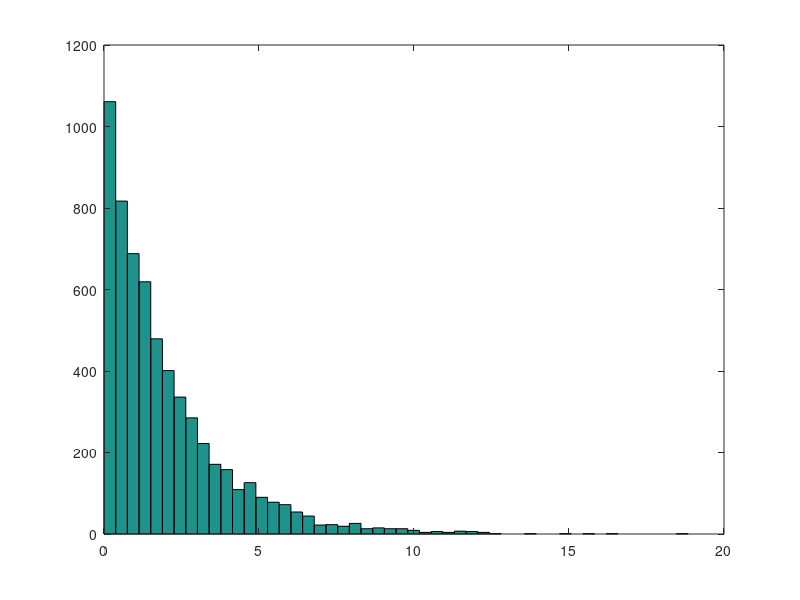
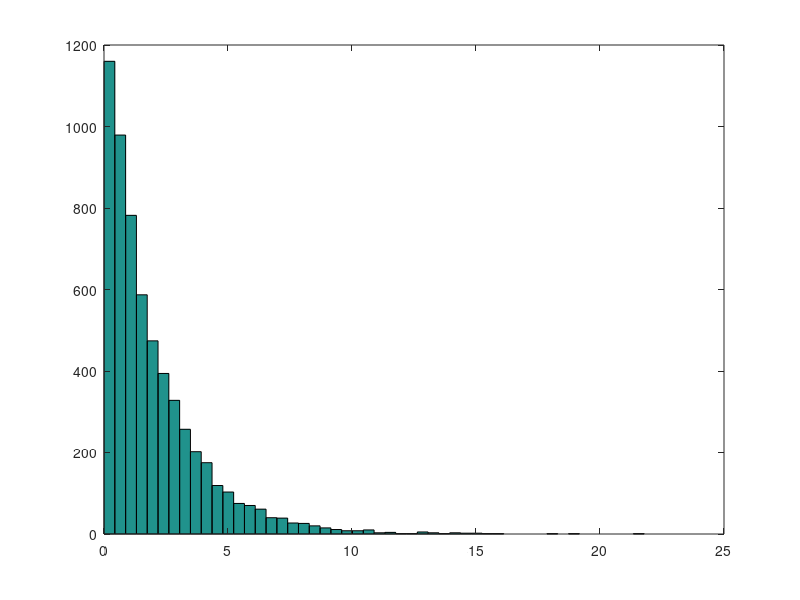
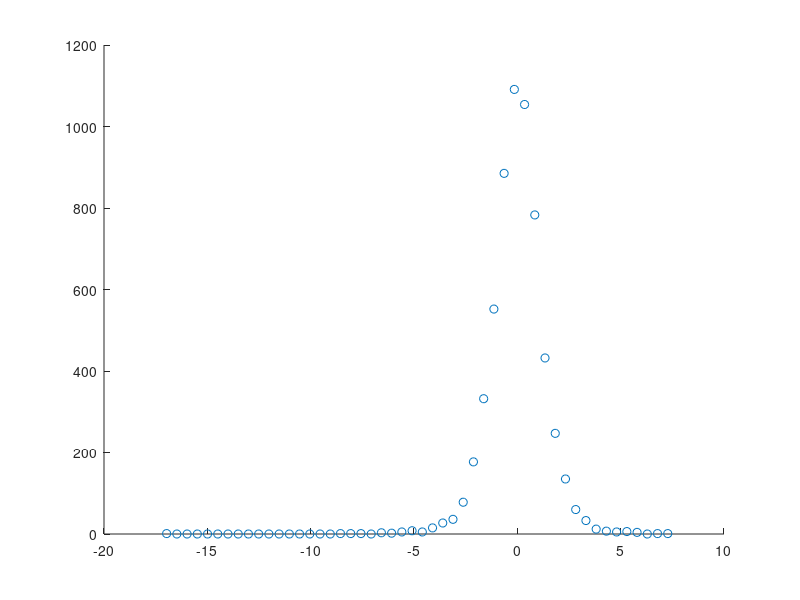
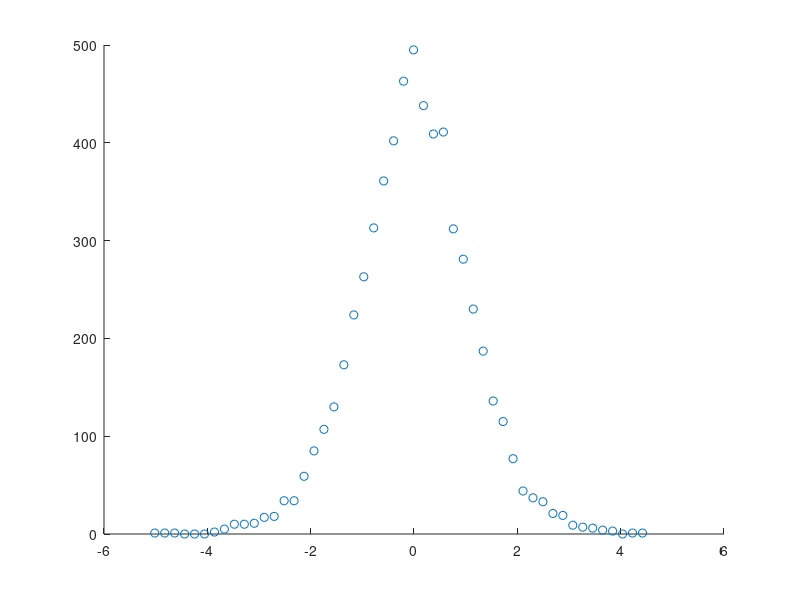

Write MATLAB code to recreate these figures, in order.
n = 6000;
v = [1,2,5,10,100];
g = length(v);

t_sample = @(df) random('t',df,[n,1]);
T = arrayfun(@(df)t_sample(v(df)), 1:g, 'un', 0);
T = cell2mat(T);


for ii = 1:g
    figure(ii)
    [A,B] = hist(T(:,ii),50);
    scatter(B,A)
end

%%%%%%%%%%%%%%%%%%%%%%%%%%
df = 8;
phi = randn(n,1);
Y_inv = random('gam',df/2,2/df,[n,1]);
Y = 1./Y_inv;
X = sqrt(Y).*phi;
T = random('t',df,[n,1]);

figure(1)
hist(X, 50)


figure(2)
hist(T, 50)

%%%%%%%%%%%%%%%%%%%%%%%%%%
df = 2;
prec = random('gam',df/2,df/2,[n,1]);
sigma = (1./prec).^(0.5);
mu = zeros(n,1);
n_sample = random('norm',mu,sigma);


%%%%%%%%%%%%%%%%%%%%%%%%%%
chi2_sample =  random('chi2',df,[n,1]);
gamma_sample = random('gam',df/2,2,[n,1]);

figure(1)
hist(chi2_sample, 50)

figure(2)
hist(gamma_sample, 50)